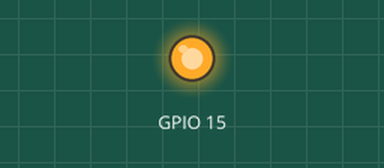
This sketch was run on a simulated ESP32. Parts: output pins drawn as LEDs (lit = HIGH). WiFi joins after 1.5 s; servers stay silent unless stated; what the sketch prints to the serial monitor is not drawn.

Above: at 4.5 s.
At 6.5 s:
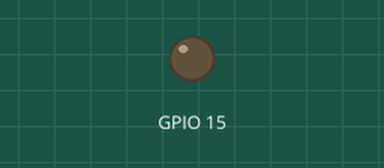
Timing chart, 0 to 8.7 s (numbered marks = the images above):
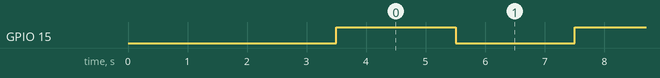

The sketch:

IOT03_wifikeep.ino
```cpp
#include <WiFi.h>

void setup() {
  pinMode(15, OUTPUT);

  Serial.begin(115200);
  delay(1000);

  WiFi.begin("Siam-ReteAule", "Khimeya2018");
  while (WiFi.status() != WL_CONNECTED) {
    delay(500);
    Serial.print(".");
  }
  Serial.println("\nConnesso!");
  Serial.print("IP: ");
  Serial.println(WiFi.localIP());
  delay(1000);

}

void loop() {
  if (WiFi.status() != WL_CONNECTED) {
    WiFi.disconnect();
    delay(1000);
    WiFi.reconnect();
  }
  digitalWrite(15, !digitalRead(15));
  delay(2000);
}
```

Measured:
- by itself, GPIO 15: alternates HIGH for 2.0 s and LOW for 2.0 s
